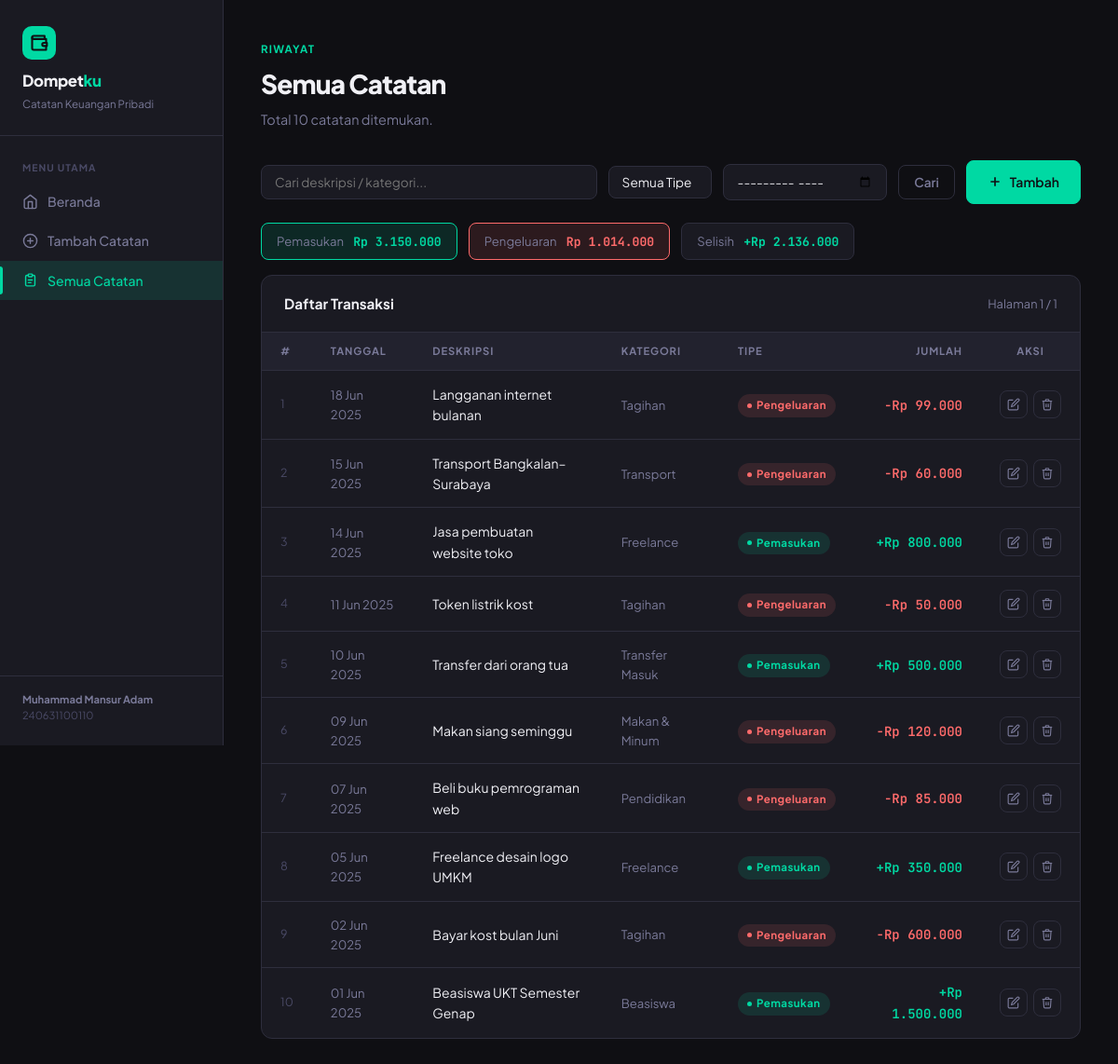
Page /daftar.php on the committed database.
### tables this page shows
CREATE TABLE catatan (
  id         INT(11)      NOT NULL AUTO_INCREMENT,
  deskripsi  VARCHAR(200) NOT NULL,
  jumlah     DECIMAL(15,2) NOT NULL,
  tipe       ENUM('masuk','keluar') NOT NULL,
  kategori   VARCHAR(100) NOT NULL,
  tanggal    DATE         NOT NULL,
  created_at TIMESTAMP    NOT NULL DEFAULT CURRENT_TIMESTAMP,
  PRIMARY KEY (id),
  INDEX idx_tipe    (tipe),
  INDEX idx_tanggal (tanggal)
);

### functions.php (called while the page is built, shortened)
<?php
function formatRupiah(float $nominal): string {
    return 'Rp ' . number_format($nominal, 0, ',', '.');
}
function formatTanggal(string $tanggal): string {
    $bulan = [
        1  => 'Jan', 2  => 'Feb', 3  => 'Mar', 4  => 'Apr',
        5  => 'Mei', 6  => 'Jun', 7  => 'Jul', 8  => 'Agu',
        9  => 'Sep', 10 => 'Okt', 11 => 'Nov', 12 => 'Des'
    ];
    $ts = strtotime($tanggal);
    return date('d', $ts) . ' ' . $bulan[(int)date('m', $ts)] . ' ' . date('Y', $ts);
}
function bersihkan(string $input): string {
    return htmlspecialchars(trim($input), ENT_QUOTES, 'UTF-8');
}
?>

### daftar.php (the view, shortened to what this page needs)
<?php
require 'koneksi.php';
require 'functions.php';
$activeNav = 'daftar';
$filterBulan= $_GET['bulan'] ?? '';
$search     = trim($_GET['q'] ?? '');
$where  = [];
$params = [];
$types  = '';
$whereSQL = $where ? ('WHERE ' . implode(' AND ', $where)) : '';
$perPage = 10;
$page    = max(1, (int)($_GET['page'] ?? 1));
$countSQL = "SELECT COUNT(*) AS n FROM catatan $whereSQL";
if ($params) {
    $countStmt = $conn->prepare($countSQL);
    $countStmt->bind_param($types, ...$params);
    $countStmt->execute();
    $totalRows = $countStmt->get_result()->fetch_assoc()['n'];
} else {
    $totalRows = $conn->query($countSQL)->fetch_assoc()['n'];
}
$totalPages = max(1, ceil($totalRows / $perPage));
$page = min($page, $totalPages);
$offset = ($page - 1) * $perPage;
$dataSQL = "SELECT * FROM catatan $whereSQL ORDER BY tanggal DESC, id DESC LIMIT $perPage OFFSET $offset";
if ($params) {
    $dataStmt = $conn->prepare($dataSQL);
    $dataStmt->bind_param($types, ...$params);
    $dataStmt->execute();
    $data = $dataStmt->get_result();
} else {
    $data = $conn->query($dataSQL);
}
$sumSQL = "SELECT tipe, SUM(jumlah) AS total FROM catatan $whereSQL GROUP BY tipe";
$sumMasuk = 0; $sumKeluar = 0;
if ($params) {
    $sumStmt = $conn->prepare($sumSQL);
    $sumStmt->bind_param($types, ...$params);
    $sumStmt->execute();
    $sumResult = $sumStmt->get_result();
} else {
    $sumResult = $conn->query($sumSQL);
}
while ($sr = $sumResult->fetch_assoc()) {
    if ($sr['tipe'] === 'masuk')  $sumMasuk  = (float)$sr['total'];
    if ($sr['tipe'] === 'keluar') $sumKeluar = (float)$sr['total'];
}
include 'header.php';
?>
<div class="page-header">
  <p class="eyebrow">Riwayat</p>
  <h2>Semua Catatan</h2>
  <p>Total <?= $totalRows ?> catatan ditemukan.</p>
</div>
<form method="GET" action="daftar.php" class="filter-bar">
  <input type="text" name="q" placeholder="Cari deskripsi / kategori..." value="<?= htmlspecialchars($search) ?>" style="flex:1;min-width:180px">
  <select name="tipe" onchange="this.form.submit()">
    <option value="">Semua Tipe</option>
  </select>
  <input type="month" name="bulan" value="<?= htmlspecialchars($filterBulan) ?>" onchange="this.form.submit()" title="Filter bulan">
  <button type="submit" class="btn btn-secondary" style="padding:9px 16px;font-size:.85rem">Cari</button>
  <a href="tambah.php" class="btn btn-primary" style="margin-left:auto">
    <svg viewBox="0 0 24 24" fill="none" stroke="currentColor" stroke-width="2.5" width="16" height="16"><path d="M12 5v14M5 12h14"/></svg>
    Tambah
  </a>
</form>
<?php if ($sumMasuk > 0 || $sumKeluar > 0): ?>
<div style="display:flex;gap:12px;margin-bottom:16px;flex-wrap:wrap">
  <div style="background:var(--mint-dim);border:1px solid var(--mint);border-radius:8px;padding:8px 16px;font-size:.82rem">
    <span style="color:var(--muted)">Pemasukan</span>
    <strong style="color:var(--mint);margin-left:8px;font-family:'JetBrains Mono',monospace"><?= formatRupiah($sumMasuk) ?></strong>
  </div>
  <div style="background:var(--coral-dim);border:1px solid var(--coral);border-radius:8px;padding:8px 16px;font-size:.82rem">
    <span style="color:var(--muted)">Pengeluaran</span>
    <strong style="color:var(--coral);margin-left:8px;font-family:'JetBrains Mono',monospace"><?= formatRupiah($sumKeluar) ?></strong>
  </div>
  <div style="background:var(--surface);border:1px solid var(--border);border-radius:8px;padding:8px 16px;font-size:.82rem">
    <span style="color:var(--muted)">Selisih</span>
    <?php $selisih = $sumMasuk - $sumKeluar; ?>
    <strong style="color:<?= $selisih >= 0 ? 'var(--mint)' : 'var(--coral)' ?>;margin-left:8px;font-family:'JetBrains Mono',monospace">
      <?= ($selisih >= 0 ? '+' : '') . formatRupiah($selisih) ?>
    </strong>
  </div>
</div>
<?php endif; ?>
<div class="table-card">
  <div class="table-card-header">
    <h3>Daftar Transaksi</h3>
    <span>Halaman <?= $page ?> / <?= $totalPages ?></span>
  </div>
  <?php if ($data && $data->num_rows > 0): ?>
  <table>
    <thead>
      <tr>
        <th>#</th>
        <th>Tanggal</th>
        <th>Deskripsi</th>
        <th>Kategori</th>
        <th>Tipe</th>
        <th style="text-align:right">Jumlah</th>
        <th style="text-align:center">Aksi</th>
      </tr>
    </thead>
    <tbody>
      <?php
      $no = $offset + 1;
      while ($row = $data->fetch_assoc()):
      ?>
      <tr>
        <td style="color:var(--muted2);font-size:.78rem"><?= $no++ ?></td>
        <td class="date-cell"><?= formatTanggal($row['tanggal']) ?></td>
        <td><?= bersihkan($row['deskripsi']) ?></td>
        <td style="color:var(--muted);font-size:.82rem"><?= bersihkan($row['kategori']) ?></td>
        <td>
          <span class="type-badge <?= $row['tipe'] ?>">
            <?= $row['tipe'] === 'masuk' ? 'Pemasukan' : 'Pengeluaran' ?>
          </span>
        </td>
        <td style="text-align:right">
          <span class="amount-cell <?= $row['tipe'] ?>">
            <?= ($row['tipe'] === 'masuk' ? '+' : '-') . formatRupiah($row['jumlah']) ?>
          </span>
        </td>
        <td style="text-align:center">
          <div class="action-btns" style="justify-content:center">
            <a href="edit.php?id=<?= $row['id'] ?>" class="btn-icon" title="Edit">
              <svg viewBox="0 0 24 24" fill="none" stroke="currentColor" stroke-width="2" width="14" height="14"><path d="M11 4H4a2 2 0 0 0-2 2v14a2 2 0 0 0 2 2h14a2 2 0 0 0 2-2v-7"/><path d="M18.5 2.5a2.121 2.121 0 0 1 3 3L12 15l-4 1 1-4 9.5-9.5z"/></svg>
            </a>
            <a href="hapus.php?id=<?= $row['id'] ?>" class="btn-icon danger" title="Hapus">
              <svg viewBox="0 0 24 24" fill="none" stroke="currentColor" stroke-width="2" width="14" height="14"><polyline points="3 6 5 6 21 6"/><path d="M19 6l-1 14a2 2 0 0 1-2 2H8a2 2 0 0 1-2-2L5 6"/><path d="M10 11v6M14 11v6"/><path d="M9 6V4a1 1 0 0 1 1-1h4a1 1 0 0 1 1 1v2"/></svg>
            </a>
          </div>
        </td>
      </tr>
      <?php endwhile; ?>
    </tbody>
  </table>
  <?php endif; ?>
</div>
<?php include 'footer.php'; ?>

### header.php (shortened to what this page needs)
<!DOCTYPE html>
<html lang="id">
<head>
  <link rel="stylesheet" href="css/style.css">
</head>
<body>
<aside class="sidebar">
  <div class="brand">
    <div class="brand-icon">
      <svg viewBox="0 0 24 24" fill="none" stroke="currentColor" stroke-width="2.5" stroke-linecap="round" stroke-linejoin="round">
        <path d="M21 12V7H5a2 2 0 0 1 0-4h14v4"/>
        <path d="M3 5v14a2 2 0 0 0 2 2h16v-5"/>
        <path d="M18 12a2 2 0 0 0 0 4h4v-4Z"/>
      </svg>
    </div>
    <h1>Dompet<span>ku</span></h1>
    <p>Catatan Keuangan Pribadi</p>
  </div>
  <p class="nav-label">Menu Utama</p>
  <ul>
    <li class="nav-item">
      <a href="index.php" class="<?= $activeNav === 'beranda' ? 'active' : '' ?>">
        <svg viewBox="0 0 24 24" fill="none" stroke="currentColor" stroke-width="2" stroke-linecap="round" stroke-linejoin="round">
          <path d="m3 9 9-7 9 7v11a2 2 0 0 1-2 2H5a2 2 0 0 1-2-2z"/>
          <polyline points="9 22 9 12 15 12 15 22"/>
        </svg>
        Beranda
      </a>
    </li>
    <li class="nav-item">
      <a href="tambah.php" class="<?= $activeNav === 'tambah' ? 'active' : '' ?>">
        <svg viewBox="0 0 24 24" fill="none" stroke="currentColor" stroke-width="2" stroke-linecap="round" stroke-linejoin="round">
          <circle cx="12" cy="12" r="10"/>
          <path d="M12 8v8M8 12h8"/>
        </svg>
        Tambah Catatan
      </a>
    </li>
    <li class="nav-item">
      <a href="daftar.php" class="<?= $activeNav === 'daftar' ? 'active' : '' ?>">
        <svg viewBox="0 0 24 24" fill="none" stroke="currentColor" stroke-width="2" stroke-linecap="round" stroke-linejoin="round">
          <path d="M9 5H7a2 2 0 0 0-2 2v12a2 2 0 0 0 2 2h10a2 2 0 0 0 2-2V7a2 2 0 0 0-2-2h-2"/>
          <rect width="6" height="4" x="9" y="3" rx="1"/>
          <path d="M9 12h6M9 16h4"/>
        </svg>
        Semua Catatan
      </a>
    </li>
  </ul>
  <div class="sidebar-footer">
    <p><strong>Muhammad Mansur Adam</strong><br>240631100110</p>
  </div>
</aside>
<main class="main-content">

### footer.php (shortened to what this page needs)
</main>
</body>
</html>

### rows in the picture
catatan: tanggal "18 Jun 2025", deskripsi "Langganan internet bulanan", kategori "Tagihan", tipe "Pengeluaran", jumlah "Rp 99.000"
catatan: tanggal "15 Jun 2025", deskripsi "Transport Bangkalan–Surabaya", kategori "Transport", tipe "Pengeluaran", jumlah "Rp 60.000"
catatan: tanggal "14 Jun 2025", deskripsi "Jasa pembuatan website toko", kategori "Freelance", tipe "Pemasukan", jumlah "Rp 800.000"
catatan: tanggal "11 Jun 2025", deskripsi "Token listrik kost", kategori "Tagihan", tipe "Pengeluaran", jumlah "Rp 50.000"
catatan: tanggal "10 Jun 2025", deskripsi "Transfer dari orang tua", kategori "Transfer Masuk", tipe "Pemasukan", jumlah "Rp 500.000"
catatan: tanggal "09 Jun 2025", deskripsi "Makan siang seminggu", kategori "Makan & Minum", tipe "Pengeluaran", jumlah "Rp 120.000"
catatan: tanggal "07 Jun 2025", deskripsi "Beli buku pemrograman web", kategori "Pendidikan", tipe "Pengeluaran", jumlah "Rp 85.000"
catatan: tanggal "05 Jun 2025", deskripsi "Freelance desain logo UMKM", kategori "Freelance", tipe "Pemasukan", jumlah "Rp 350.000"
catatan: tanggal "02 Jun 2025", deskripsi "Bayar kost bulan Juni", kategori "Tagihan", tipe "Pengeluaran", jumlah "Rp 600.000"
catatan: tanggal "01 Jun 2025", deskripsi "Beasiswa UKT Semester Genap", kategori "Beasiswa", tipe "Pemasukan", jumlah "Rp 1.500.000"

### other values in the picture
$totalRows "10"
formatRupiah($sumMasuk) "Rp 3.150.000"
formatRupiah($sumKeluar) "Rp 1.014.000"
formatRupiah($selisih) "Rp 2.136.000"
$page "1"
$totalPages "1"
